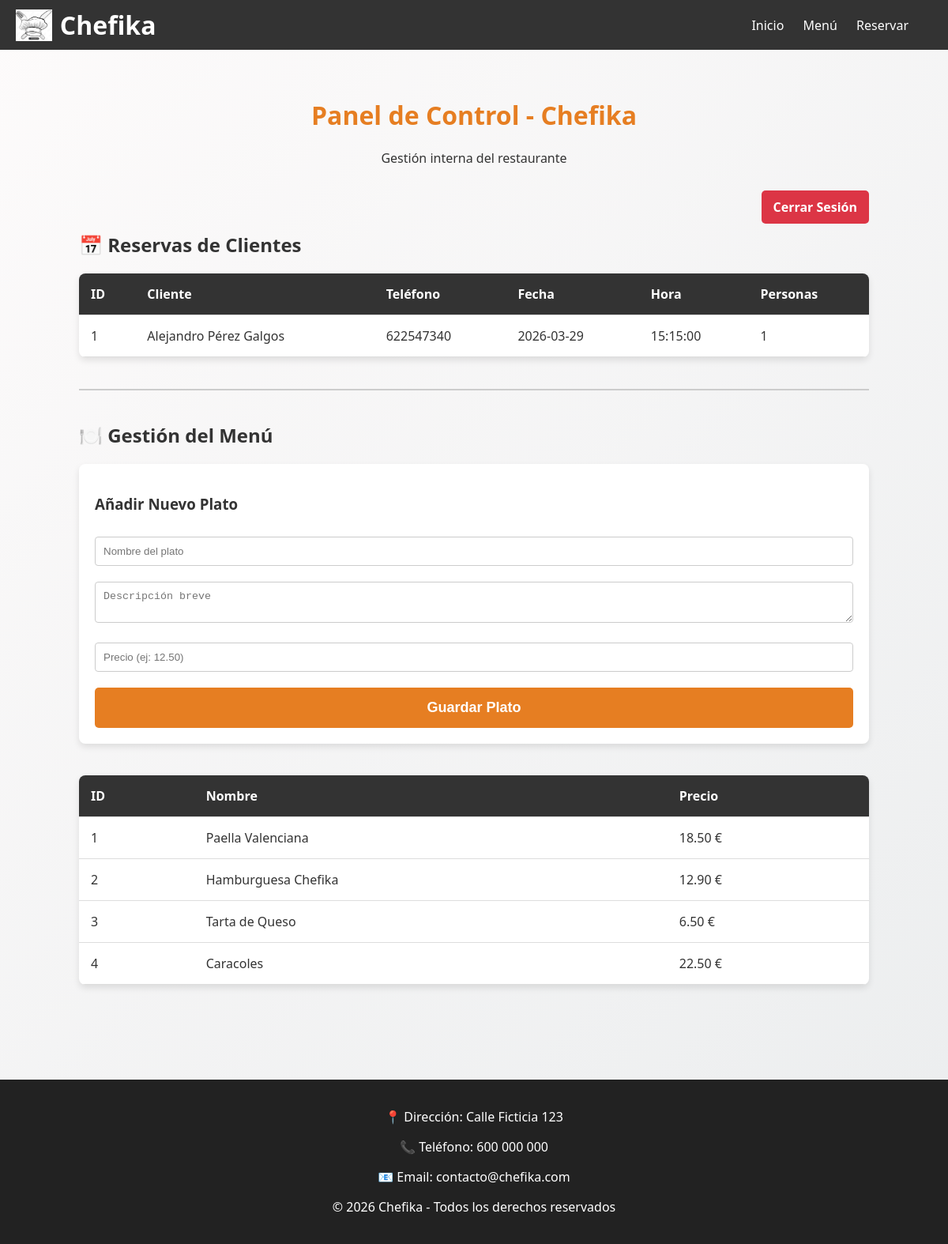
The app's page /admin.php (signed in) with its own data.
### tables this page shows
CREATE TABLE `reservas` (
  `id` int(11) NOT NULL,
  `nombre_cliente` varchar(100) NOT NULL,
  `telefono` varchar(20) NOT NULL,
  `email` varchar(100) DEFAULT NULL,
  `fecha` date NOT NULL,
  `hora` time NOT NULL,
  `num_personas` int(11) NOT NULL,
  `estado` varchar(20) DEFAULT 'Pendiente'
);

CREATE TABLE `platos` (
  `id` int(11) NOT NULL,
  `nombre` varchar(100) NOT NULL,
  `descripcion` text DEFAULT NULL,
  `precio` decimal(10,2) NOT NULL,
  `imagen` varchar(255) DEFAULT 'default.jpg'
);

### admin.php (the view, shortened to what this page needs)
<?php
require_once 'conexion.php';
$resultado_reservas = $conn->query("SELECT * FROM reservas ORDER BY fecha DESC, hora DESC");
$resultado_platos = $conn->query("SELECT * FROM platos");
include 'header.php';
?>
<main style="padding: 40px 20px; max-width: 1000px; margin: 0 auto;">
    <h1 style="text-align: center; color: #e67e22;">Panel de Control - Chefika</h1>
    <p style="text-align: center; margin-bottom: 40px;">Gestión interna del restaurante</p>
    <div style="text-align: right; margin-bottom: 20px;">
        <a href="logout.php" style="background-color: #dc3545; color: white; padding: 10px 15px; text-decoration: none; border-radius: 5px; font-weight: bold;">Cerrar Sesión</a>
    </div>
    <h2>📅 Reservas de Clientes</h2>
    <table class="admin-table">
        <tr>
            <th>ID</th>
            <th>Cliente</th>
            <th>Teléfono</th>
            <th>Fecha</th>
            <th>Hora</th>
            <th>Personas</th>
        </tr>
        <?php while($reserva = $resultado_reservas->fetch_assoc()): ?>
        <tr>
            <td><?php echo $reserva['id']; ?></td>
            <td><?php echo htmlspecialchars($reserva['nombre_cliente']); ?></td>
            <td><?php echo htmlspecialchars($reserva['telefono']); ?></td>
            <td><?php echo $reserva['fecha']; ?></td>
            <td><?php echo $reserva['hora']; ?></td>
            <td><?php echo $reserva['num_personas']; ?></td>
        </tr>
        <?php endwhile; ?>
    </table>
    <hr style="margin: 40px 0; border: 1px solid #ccc;">
    <h2>🍽️ Gestión del Menú</h2>
    <div class="admin-form">
        <h3>Añadir Nuevo Plato</h3>
        <form method="POST" action="admin.php">
            <input type="text" name="nombre_plato" placeholder="Nombre del plato" required>
            <textarea name="desc_plato" rows="2" placeholder="Descripción breve" required></textarea>
            <input type="number" step="0.01" name="precio_plato" placeholder="Precio (ej: 12.50)" required>
            <button type="submit" class="btn-reservar" style="width: 100%;">Guardar Plato</button>
        </form>
    </div>
    <table class="admin-table">
        <tr>
            <th>ID</th>
            <th>Nombre</th>
            <th>Precio</th>
        </tr>
        <?php while($plato = $resultado_platos->fetch_assoc()): ?>
        <tr>
            <td><?php echo $plato['id']; ?></td>
            <td><?php echo htmlspecialchars($plato['nombre']); ?></td>
            <td><?php echo $plato['precio']; ?> €</td>
        </tr>
        <?php endwhile; ?>
    </table>
</main>
<?php include 'footer.php'; ?>

### css/style.css (style rules this page uses)
body { font-family: 'Segoe UI', Arial, sans-serif; margin: 0; padding: 0; background: linear-gradient(135deg, #fdfbfb 0%, #ebedee 100%); color: #333; }
.btn-reservar { background-color: #e67e22; color: white; border: none; padding: 15px; font-size: 18px; font-weight: bold; border-radius: 5px; cursor: pointer; margin-top: 10px; transition: background-color 0.3s; }
.admin-table { width: 100%; border-collapse: collapse; margin-bottom: 40px; background-color: white; box-shadow: 0 4px 8px rgba(0,0,0,0.1); border-radius: 8px; overflow: hidden; }
.admin-table th, .admin-table td { padding: 15px; border-bottom: 1px solid #ddd; text-align: left; }
.admin-table th { background-color: #333; color: white; font-weight: bold; }
.admin-form { background: white; padding: 20px; border-radius: 8px; box-shadow: 0 4px 8px rgba(0,0,0,0.1); margin-bottom: 40px; }
.admin-form input, .admin-form textarea { width: 100%; padding: 10px; margin: 10px 0; border: 1px solid #ccc; border-radius: 4px; box-sizing: border-box; }

### records on screen
reservas: id "1", nombre_cliente "Alejandro Pérez Galgos", telefono "622547340", fecha "2026-03-29", hora "15:15:00", num_personas "1"
platos: id "1", nombre "Paella Valenciana", precio "18.50"
platos: id "2", nombre "Hamburguesa Chefika", precio "12.90"
platos: id "3", nombre "Tarta de Queso", precio "6.50"
platos: id "4", nombre "Caracoles", precio "22.50"
